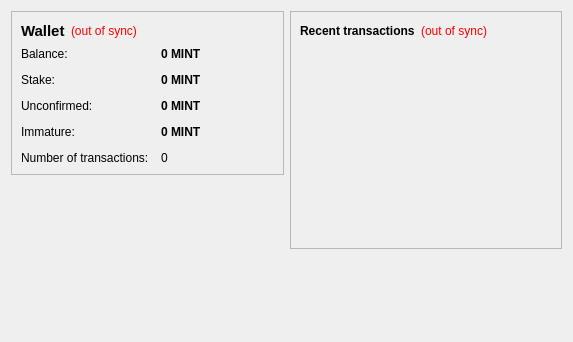
<?xml version="1.0" encoding="UTF-8"?>
<ui version="4.0">
 <class>OverviewPage</class>
 <widget class="QWidget" name="OverviewPage">
  <property name="geometry">
   <rect>
    <x>0</x>
    <y>0</y>
    <width>573</width>
    <height>342</height>
   </rect>
  </property>
  <property name="windowTitle">
   <string>Form</string>
  </property>
  <layout class="QHBoxLayout" name="horizontalLayout" stretch="1,1">
   <item>
    <layout class="QVBoxLayout" name="verticalLayout_2">
     <item>
      <widget class="QFrame" name="frame">
       <property name="frameShape">
        <enum>QFrame::StyledPanel</enum>
       </property>
       <property name="frameShadow">
        <enum>QFrame::Raised</enum>
       </property>
       <layout class="QVBoxLayout" name="verticalLayout_4">
        <item>
         <layout class="QHBoxLayout" name="horizontalLayout_4">
          <item>
           <widget class="QLabel" name="label_5">
            <property name="font">
             <font>
              <pointsize>11</pointsize>
              <weight>75</weight>
              <bold>true</bold>
             </font>
            </property>
            <property name="text">
             <string>Wallet</string>
            </property>
           </widget>
          </item>
          <item>
           <widget class="QLabel" name="labelWalletStatus">
            <property name="toolTip">
             <string>The displayed information may be out of date. Your wallet automatically synchronizes with the Ohm network after a connection is established, but this process has not completed yet.</string>
            </property>
            <property name="styleSheet">
             <string notr="true">QLabel { color: red; }</string>
            </property>
            <property name="text">
             <string notr="true">(out of sync)</string>
            </property>
            <property name="alignment">
             <set>Qt::AlignLeading|Qt::AlignLeft|Qt::AlignVCenter</set>
            </property>
           </widget>
          </item>
          <item>
           <spacer name="horizontalSpacer_2">
            <property name="orientation">
             <enum>Qt::Horizontal</enum>
            </property>
            <property name="sizeHint" stdset="0">
             <size>
              <width>40</width>
              <height>20</height>
             </size>
            </property>
           </spacer>
          </item>
         </layout>
        </item>
        <item>
         <layout class="QFormLayout" name="formLayout_2">
          <property name="fieldGrowthPolicy">
           <enum>QFormLayout::AllNonFixedFieldsGrow</enum>
          </property>
          <property name="horizontalSpacing">
           <number>12</number>
          </property>
          <property name="verticalSpacing">
           <number>12</number>
          </property>
          <item row="0" column="0">
           <widget class="QLabel" name="label">
            <property name="text">
             <string>Balance:</string>
            </property>
           </widget>
          </item>
          <item row="0" column="1">
           <widget class="QLabel" name="labelBalance">
            <property name="font">
             <font>
              <weight>75</weight>
              <bold>true</bold>
             </font>
            </property>
            <property name="cursor">
             <cursorShape>IBeamCursor</cursorShape>
            </property>
            <property name="toolTip">
             <string>Your current balance</string>
            </property>
            <property name="text">
             <string notr="true">0 MINT</string>
            </property>
            <property name="textInteractionFlags">
             <set>Qt::LinksAccessibleByMouse|Qt::TextSelectableByKeyboard|Qt::TextSelectableByMouse</set>
            </property>
           </widget>
          </item>
          <item row="1" column="0">
           <widget class="QLabel" name="label_6">
            <property name="text">
             <string>Stake:</string>
            </property>
           </widget>
          </item>
          <item row="1" column="1">
           <widget class="QLabel" name="labelStake">
            <property name="font">
             <font>
              <weight>75</weight>
              <bold>true</bold>
             </font>
            </property>
            <property name="cursor">
             <cursorShape>IBeamCursor</cursorShape>
            </property>
            <property name="toolTip">
             <string>Total of coins that was staked, and do not yet count toward the current balance</string>
            </property>
            <property name="text">
             <string notr="true">0 MINT</string>
            </property>
            <property name="textInteractionFlags">
             <set>Qt::LinksAccessibleByMouse|Qt::TextSelectableByKeyboard|Qt::TextSelectableByMouse</set>
            </property>
           </widget>
          </item>
          <item row="2" column="0">
           <widget class="QLabel" name="label_3">
            <property name="text">
             <string>Unconfirmed:</string>
            </property>
           </widget>
          </item>
          <item row="2" column="1">
           <widget class="QLabel" name="labelUnconfirmed">
            <property name="font">
             <font>
              <weight>75</weight>
              <bold>true</bold>
             </font>
            </property>
            <property name="cursor">
             <cursorShape>IBeamCursor</cursorShape>
            </property>
            <property name="toolTip">
             <string>Total of transactions that have yet to be confirmed, and do not yet count toward the current balance</string>
            </property>
            <property name="text">
             <string notr="true">0 MINT</string>
            </property>
            <property name="textInteractionFlags">
             <set>Qt::LinksAccessibleByMouse|Qt::TextSelectableByKeyboard|Qt::TextSelectableByMouse</set>
            </property>
           </widget>
          </item>
          <item row="3" column="0">
           <widget class="QLabel" name="labelImmatureText">
            <property name="text">
             <string>Immature:</string>
            </property>
           </widget>
          </item>
          <item row="3" column="1">
           <widget class="QLabel" name="labelImmature">
            <property name="font">
             <font>
              <weight>75</weight>
              <bold>true</bold>
             </font>
            </property>
            <property name="toolTip">
             <string>Mined balance that has not yet matured</string>
            </property>
            <property name="text">
             <string notr="true">0 MINT</string>
            </property>
            <property name="textInteractionFlags">
             <set>Qt::LinksAccessibleByMouse|Qt::TextSelectableByKeyboard|Qt::TextSelectableByMouse</set>
            </property>
           </widget>
          </item>
          <item row="4" column="0">
           <widget class="QLabel" name="label_2">
            <property name="text">
             <string>Number of transactions:</string>
            </property>
           </widget>
          </item>
          <item row="4" column="1">
           <widget class="QLabel" name="labelNumTransactions">
            <property name="toolTip">
             <string>Total number of transactions in wallet</string>
            </property>
            <property name="text">
             <string notr="true">0</string>
            </property>
           </widget>
          </item>
         </layout>
        </item>
       </layout>
      </widget>
     </item>
     <item>
      <spacer name="verticalSpacer">
       <property name="orientation">
        <enum>Qt::Vertical</enum>
       </property>
       <property name="sizeHint" stdset="0">
        <size>
         <width>20</width>
         <height>40</height>
        </size>
       </property>
      </spacer>
     </item>
     <item>
      <widget class="QLabel" name="label_6">
       <property name="text">
        <string/>
       </property>
       <property name="pixmap">
        <pixmap resource="../bitcoin.qrc">:/images/backg</pixmap>
       </property>
       <property name="scaledContents">
        <bool>false</bool>
       </property>
       <property name="alignment">
        <set>Qt::AlignCenter</set>
       </property>
       <property name="margin">
        <number>-2</number>
       </property>
      </widget>
     </item>
    </layout>
   </item>
   <item>
    <layout class="QVBoxLayout" name="verticalLayout_3">
     <item>
      <widget class="QFrame" name="frame_2">
       <property name="frameShape">
        <enum>QFrame::StyledPanel</enum>
       </property>
       <property name="frameShadow">
        <enum>QFrame::Raised</enum>
       </property>
       <layout class="QVBoxLayout" name="verticalLayout">
        <item>
         <layout class="QHBoxLayout" name="horizontalLayout_2">
          <item>
           <widget class="QLabel" name="label_4">
            <property name="text">
             <string>&lt;b&gt;Recent transactions&lt;/b&gt;</string>
            </property>
           </widget>
          </item>
          <item>
           <widget class="QLabel" name="labelTransactionsStatus">
            <property name="toolTip">
             <string>The displayed information may be out of date. Your wallet automatically synchronizes with the Ohm network after a connection is established, but this process has not completed yet.</string>
            </property>
            <property name="styleSheet">
             <string notr="true">QLabel { color: red; }</string>
            </property>
            <property name="text">
             <string notr="true">(out of sync)</string>
            </property>
            <property name="alignment">
             <set>Qt::AlignRight|Qt::AlignTrailing|Qt::AlignVCenter</set>
            </property>
           </widget>
          </item>
          <item>
           <spacer name="horizontalSpacer">
            <property name="orientation">
             <enum>Qt::Horizontal</enum>
            </property>
            <property name="sizeHint" stdset="0">
             <size>
              <width>40</width>
              <height>20</height>
             </size>
            </property>
           </spacer>
          </item>
         </layout>
        </item>
        <item>
         <widget class="QListView" name="listTransactions">
          <property name="styleSheet">
           <string notr="true">QListView { background: transparent; }</string>
          </property>
          <property name="frameShape">
           <enum>QFrame::NoFrame</enum>
          </property>
          <property name="verticalScrollBarPolicy">
           <enum>Qt::ScrollBarAlwaysOff</enum>
          </property>
          <property name="horizontalScrollBarPolicy">
           <enum>Qt::ScrollBarAlwaysOff</enum>
          </property>
          <property name="selectionMode">
           <enum>QAbstractItemView::NoSelection</enum>
          </property>
         </widget>
        </item>
       </layout>
      </widget>
     </item>
     <item>
      <spacer name="verticalSpacer_2">
       <property name="orientation">
        <enum>Qt::Vertical</enum>
       </property>
       <property name="sizeHint" stdset="0">
        <size>
         <width>20</width>
         <height>40</height>
        </size>
       </property>
      </spacer>
     </item>
    </layout>
   </item>
  </layout>
 </widget>
 <resources/>
 <connections/>
</ui>
